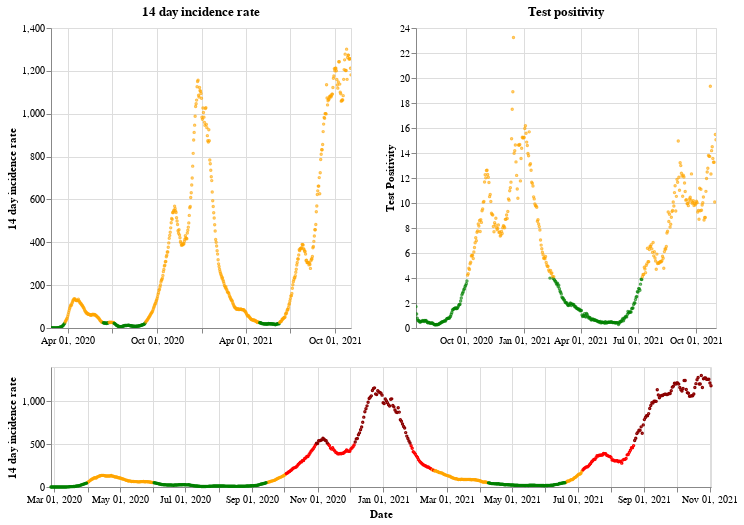

Notebook cell for this chart:
### Markdown cell above
## Wales

### Code cell
plot_traffic_light('Wales')

### Figure 1 — Vega-Lite specification as saved in the notebook (floating-point values rounded to 4 significant figures; data arrays with more than 128 entries replaced by an {"elided": "..."} marker saying what was removed)
{"config": {"view": {"continuousWidth": 400, "continuousHeight": 300}}, "vconcat": [{"hconcat": [{"mark": {"type": "point", "size": 2}, "encoding": {"color": {"condition": {"value": "green", "test": "(datum.twoWeeklyCasesRate <= 25)"}, "value": "orange"}, "tooltip": [{"type": "nominal", "field": "areaName"}, {"type": "temporal", "field": "date"}, {"type": "quantitative", "field": "twoWeeklyCasesRate"}, {"type": "quantitative", "field": "testPositivity"}], "x": {"type": "temporal", "axis": {"title": ""}, "field": "date", "scale": {"domain": {"selection": "DateBrush"}}, "timeUnit": "yearmonthdate"}, "y": {"type": "quantitative", "axis": {"title": "14 day incidence rate"}, "field": "twoWeeklyCasesRate"}}, "title": "14 day incidence rate", "width": 300}, {"mark": {"type": "point", "size": 2}, "encoding": {"color": {"condition": {"value": "green", "test": "(datum.testPositivity <= 4)"}, "value": "orange"}, "tooltip": [{"type": "nominal", "field": "areaName"}, {"type": "temporal", "field": "date"}, {"type": "quantitative", "field": "twoWeeklyCasesRate"}, {"type": "quantitative", "field": "testPositivity"}], "x": {"type": "temporal", "axis": {"title": ""}, "field": "date", "scale": {"domain": {"selection": "DateBrush"}}, "timeUnit": "yearmonthdate"}, "y": {"type": "quantitative", "axis": {"title": "Test Positivity"}, "field": "testPositivity"}}, "title": "Test positivity", "width": 300}]}, {"layer": [{"mark": {"type": "point", "size": 2}, "encoding": {"color": {"condition": {"value": "orange", "test": "(((datum.testPositivity < 4) && (datum.twoWeeklyCasesRate >= 50)) && (datum.twoWeeklyCasesRate < 200))"}, "value": "red"}, "opacity": {"condition": {"value": 1, "test": "((datum.twoWeeklyCasesRate >= 50) && (datum.twoWeeklyCasesRate < 500))"}, "value": 0}, "tooltip": [{"type": "nominal", "field": "areaName"}, {"type": "temporal", "field": "date"}, {"type": "quantitative", "field": "twoWeeklyCasesRate"}, {"type": "quantitative", "field": "testPositivity"}], "x": {"type": "temporal", "axis": {"title": "Date"}, "field": "date", "timeUnit": "yearmonthdate"}, "y": {"type": "quantitative", "axis": {"title": "14 day incidence rate"}, "field": "twoWeeklyCasesRate"}}, "selection": {"DateBrush": {"type": "interval", "encodings": ["x"], "fields": ["Time"]}}}, {"mark": {"type": "point", "size": 2}, "encoding": {"color": {"value": "darkred"}, "opacity": {"condition": {"value": 1, "test": "(datum.twoWeeklyCasesRate >= 500)"}, "value": 0}, "tooltip": [{"type": "nominal", "field": "areaName"}, {"type": "temporal", "field": "date"}, {"type": "quantitative", "field": "twoWeeklyCasesRate"}, {"type": "quantitative", "field": "testPositivity"}], "x": {"type": "temporal", "axis": {"title": "Date"}, "field": "date", "timeUnit": "yearmonthdate"}, "y": {"type": "quantitative", "axis": {"title": "14 day incidence rate"}, "field": "twoWeeklyCasesRate"}}}, {"mark": {"type": "point", "size": 2}, "encoding": {"color": {"condition": {"value": "green", "test": "((datum.testPositivity < 4) && (datum.twoWeeklyCasesRate < 50))"}, "value": "orange"}, "opacity": {"condition": {"value": 1, "test": "(datum.twoWeeklyCasesRate < 50)"}, "value": 0}, "tooltip": [{"type": "nominal", "field": "areaName"}, {"type": "temporal", "field": "date"}, {"type": "quantitative", "field": "twoWeeklyCasesRate"}, {"type": "quantitative", "field": "testPositivity"}], "x": {"type": "temporal", "axis": {"title": "Date"}, "field": "date", "timeUnit": "yearmonthdate"}, "y": {"type": "quantitative", "axis": {"title": "14 day incidence rate"}, "field": "twoWeeklyCasesRate"}}}], "height": 120, "width": 660}], "data": {"name": "data-2d8fbe826d7643599fbc0fea07a521d2"}, "$schema": "https://vega.github.io/schema/vega-lite/v4.8.1.json", "datasets": {"data-2d8fbe826d7643599fbc0fea07a521d2": {"elided": "615 records"}}}
